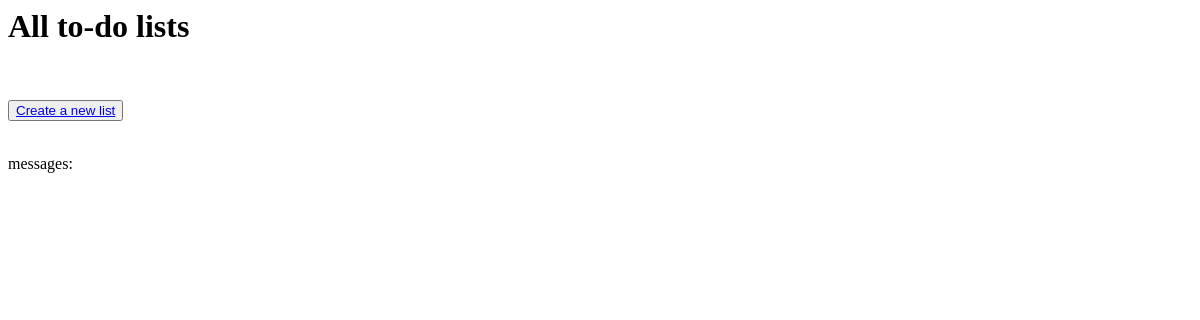
/v3/to-do-list/showall/ (signed in), run on an earlier commit of the app's database.
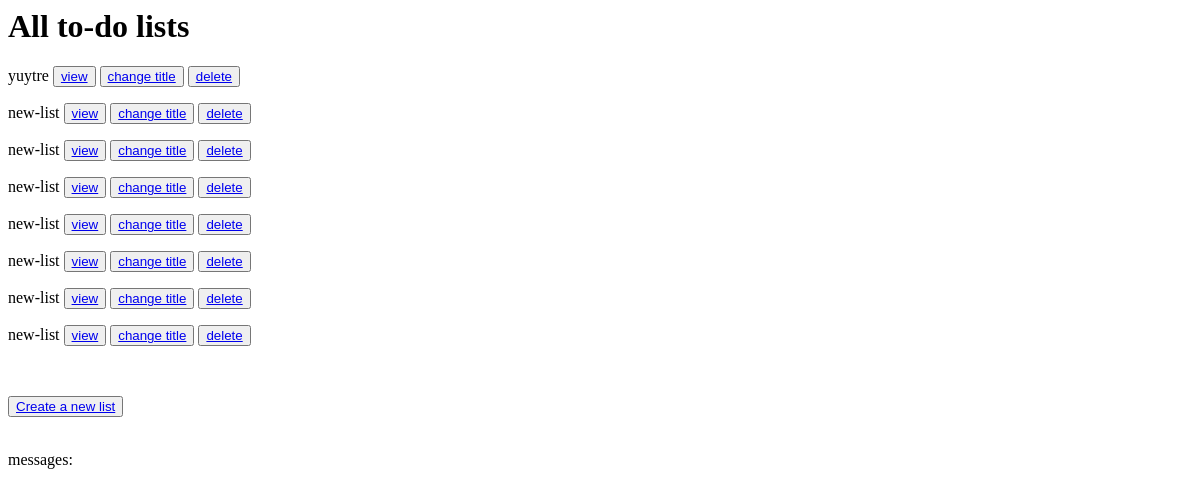
And on a later commit of the database.
### ToDoListApp/models/to_do_list.py (models this page shows, shortened)
class ToDoList(models.Model):
    title = models.CharField(max_length=100, default="new-list", null=False,
                             verbose_name='عنوان', validators=[validate_title])
    owner = models.ForeignKey(User, on_delete=models.CASCADE,
                              related_name="to_do_lists", null=True, verbose_name='صاحب')

### ToDoListApp/version3/views/show_lists_view3.py (the view)
# urls.py: path("to-do-list/showall/", ShowLists3.as_view(), name='v3-show-lists'),  # checked
class ShowLists3(LoginRequiredMixin, TemplateView):
    template_name = "v3/v3_show_all_lists_template.html"
    def get_context_data(self, **kwargs):
        context = super().get_context_data(**kwargs)
        user = self.request.user
        context["to_do_lists"] = user.to_do_lists.all()
        return context

### ToDoListApp/templates/v3/v3_show_all_lists_template.html (shortened to what this page needs)
<h1>All to-do lists</h1>
<form method="post">
    {% for to_do_list in to_do_lists %}
        <p>{{ to_do_list.title }}
            <button><a href="{% url 'v3-get-list' list_id=to_do_list.id %}">view</a></button>
            <button><a href="{% url 'v3-edit-list' list_id=to_do_list.id %}">change title</a></button>
            <button><a href="{% url 'v3-delete-list' list_id=to_do_list.id %}">delete</a></button>
        </p>
    {% endfor %}
    <br>
    <p>
        <button><a href="{% url 'v3-create-list' %}">Create a new list</a></button>
    </p>
</form>
messages:

What changed in the data, as far as the page shows it:
added ToDoList: title "yuytre"
added ToDoList: title "new-list"
added ToDoList: title "new-list"
added ToDoList: title "new-list"
added ToDoList: title "new-list"
added ToDoList: title "new-list"
added ToDoList: title "new-list"
added ToDoList: title "new-list"
